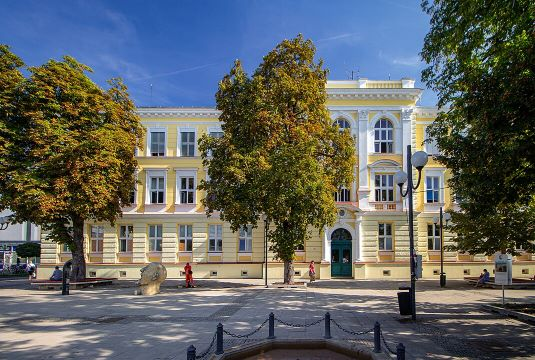
#> input picture img/gbv_s.jpg, 535 x 360 px
$ python convolution.py
#> lines starting #> are read from the running program, lines starting #| are printed output that depends on the picture
### common.py
import numpy as np

def rgb2gs(rgb):
    return np.dot(rgb, [0.2989, 0.5870, 0.1140]).astype(np.uint8)

### convolution.py
import numpy as np
from common import rgb2gs
from matplotlib.image import imread
import matplotlib.pyplot as plt
from scipy import ndimage

im = imread('img/gbv_s.jpg')
#> im is the input picture: shape (360, 535, 3); mean R, G, B 96.3, 99.7, 98.2
im = rgb2gs(im)
#> in rgb2gs, `return np.dot(rgb, [0.2989, 0.5870, 0.1140]).astype(np.uint8)`:
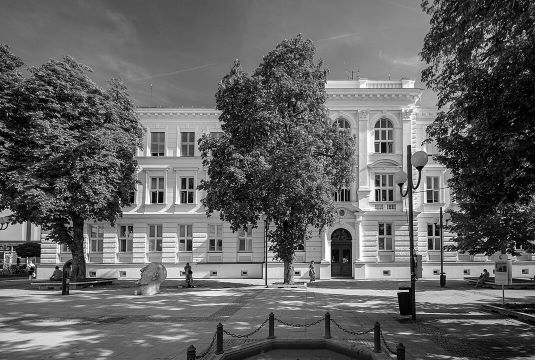
#> returned value: shape (360, 535); min 0, max 254, mean 98
im = im.astype('int32')
#> im: shape (360, 535) int32

edge_vertical = np.array([
    [-1,0,1],
    [-1,0,1],
    [-1,0,1]
    ])


edge_horizontal = np.array([
    [-1,-1,-1],
    [ 0, 0, 0],
    [ 1, 1, 1]
    ])


blur = np.array([
    [1, 1, 1, 1, 1],
    [1, 1, 1, 1, 1],
    [1, 1, 1, 1, 1],
    [1, 1, 1, 1, 1],
    [1, 1, 1, 1, 1],
    ])

kernel = blur

result = ndimage.convolve(im, kernel, mode='reflect')
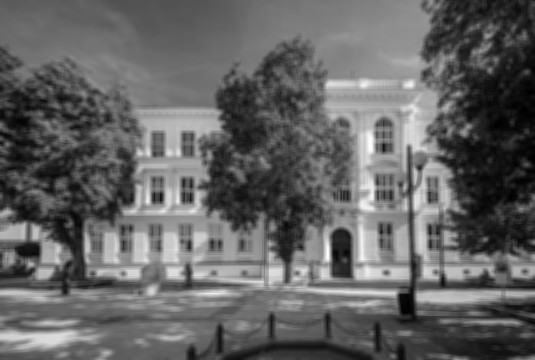
#> result: shape (360, 535) int32; min 49, max 6192, mean 2450.7; drawn with min black and max white

plt.figure(figsize= (15, 5))
plt.subplot(1, 2, 1)
plt.imshow(im, cmap=plt.cm.gray)
plt.subplot(1, 2, 2)
plt.imshow(result, cmap=plt.cm.gray)
plt.show()
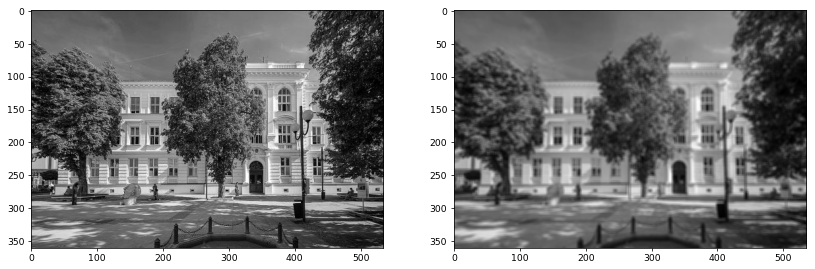
#> figure drawn by matplotlib, 2 panels
